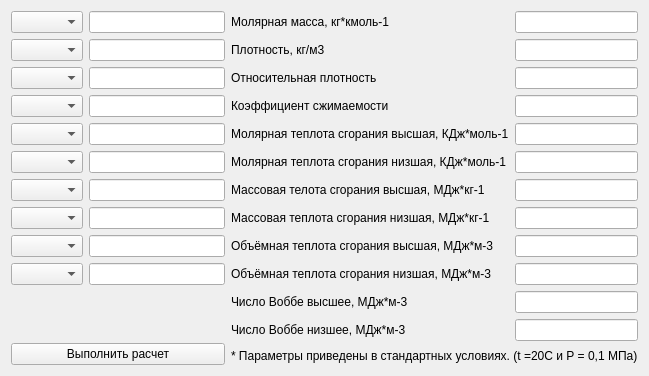
<?xml version="1.0" encoding="UTF-8"?>
<ui version="4.0">
 <class>M_W::Main_window</class>
 <widget class="QWidget" name="M_W::Main_window">
  <property name="geometry">
   <rect>
    <x>0</x>
    <y>0</y>
    <width>649</width>
    <height>376</height>
   </rect>
  </property>
  <property name="mouseTracking">
   <bool>false</bool>
  </property>
  <property name="tabletTracking">
   <bool>false</bool>
  </property>
  <property name="windowTitle">
   <string>Расчет свойств газа</string>
  </property>
  <property name="autoFillBackground">
   <bool>false</bool>
  </property>
  <layout class="QVBoxLayout" name="verticalLayout_3">
   <item>
    <layout class="QHBoxLayout" name="horizontalLayout">
     <item>
      <layout class="QVBoxLayout" name="verticalLayout">
       <item>
        <layout class="QFormLayout" name="companent_list">
         <item row="0" column="0">
          <widget class="QComboBox" name="item_cbox_1"/>
         </item>
         <item row="0" column="1">
          <widget class="QLineEdit" name="item_mol_frac_1"/>
         </item>
         <item row="1" column="0">
          <widget class="QComboBox" name="item_cbox_2"/>
         </item>
         <item row="1" column="1">
          <widget class="QLineEdit" name="item_mol_frac_2"/>
         </item>
         <item row="2" column="0">
          <widget class="QComboBox" name="item_cbox_3"/>
         </item>
         <item row="2" column="1">
          <widget class="QLineEdit" name="item_mol_frac_3"/>
         </item>
         <item row="3" column="0">
          <widget class="QComboBox" name="item_cbox_4"/>
         </item>
         <item row="3" column="1">
          <widget class="QLineEdit" name="item_mol_frac_4"/>
         </item>
         <item row="4" column="0">
          <widget class="QComboBox" name="item_cbox_5"/>
         </item>
         <item row="4" column="1">
          <widget class="QLineEdit" name="item_mol_frac_5"/>
         </item>
         <item row="5" column="0">
          <widget class="QComboBox" name="item_cbox_6"/>
         </item>
         <item row="5" column="1">
          <widget class="QLineEdit" name="item_mol_frac_6"/>
         </item>
         <item row="6" column="0">
          <widget class="QComboBox" name="item_cbox_7"/>
         </item>
         <item row="6" column="1">
          <widget class="QLineEdit" name="item_mol_frac_7"/>
         </item>
         <item row="7" column="0">
          <widget class="QComboBox" name="item_cbox_8"/>
         </item>
         <item row="7" column="1">
          <widget class="QLineEdit" name="item_mol_frac_8"/>
         </item>
         <item row="8" column="0">
          <widget class="QComboBox" name="item_cbox_9"/>
         </item>
         <item row="8" column="1">
          <widget class="QLineEdit" name="item_mol_frac_9"/>
         </item>
         <item row="9" column="0">
          <widget class="QComboBox" name="item_cbox_10"/>
         </item>
         <item row="9" column="1">
          <widget class="QLineEdit" name="item_mol_frac_10"/>
         </item>
        </layout>
       </item>
       <item>
        <spacer name="verticalSpacer">
         <property name="orientation">
          <enum>Qt::Vertical</enum>
         </property>
         <property name="sizeHint" stdset="0">
          <size>
           <width>20</width>
           <height>30</height>
          </size>
         </property>
        </spacer>
       </item>
       <item>
        <widget class="QPushButton" name="calc_button">
         <property name="text">
          <string>Выполнить расчет</string>
         </property>
        </widget>
       </item>
      </layout>
     </item>
     <item>
      <layout class="QVBoxLayout" name="verticalLayout_2">
       <item>
        <layout class="QFormLayout" name="formLayout">
         <item row="0" column="1">
          <widget class="QLineEdit" name="molar_mass"/>
         </item>
         <item row="1" column="0">
          <widget class="QLabel" name="label_3">
           <property name="text">
            <string>Плотность, кг/м3</string>
           </property>
          </widget>
         </item>
         <item row="1" column="1">
          <widget class="QLineEdit" name="flow_density_20"/>
         </item>
         <item row="2" column="0">
          <widget class="QLabel" name="label_4">
           <property name="text">
            <string>Относительная плотность</string>
           </property>
          </widget>
         </item>
         <item row="2" column="1">
          <widget class="QLineEdit" name="flow_del_air_20"/>
         </item>
         <item row="3" column="0">
          <widget class="QLabel" name="label_2">
           <property name="text">
            <string>Коэффициент сжимаемости</string>
           </property>
          </widget>
         </item>
         <item row="3" column="1">
          <widget class="QLineEdit" name="flow_z_factor"/>
         </item>
         <item row="4" column="0">
          <widget class="QLabel" name="label_5">
           <property name="text">
            <string>Молярная теплота сгорания высшая, КДж*моль-1</string>
           </property>
          </widget>
         </item>
         <item row="4" column="1">
          <widget class="QLineEdit" name="molar_heat_burning_20_higher"/>
         </item>
         <item row="5" column="0">
          <widget class="QLabel" name="label_6">
           <property name="text">
            <string>Молярная теплота сгорания низшая, КДж*моль-1</string>
           </property>
          </widget>
         </item>
         <item row="5" column="1">
          <widget class="QLineEdit" name="molar_heat_burning_20_lower"/>
         </item>
         <item row="6" column="0">
          <widget class="QLabel" name="label_7">
           <property name="text">
            <string>Массовая телота сгорания высшая, МДж*кг-1</string>
           </property>
          </widget>
         </item>
         <item row="6" column="1">
          <widget class="QLineEdit" name="mass_heat_burning_20_higher"/>
         </item>
         <item row="7" column="0">
          <widget class="QLabel" name="label_8">
           <property name="text">
            <string>Массовая теплота сгорания низшая, МДж*кг-1</string>
           </property>
          </widget>
         </item>
         <item row="7" column="1">
          <widget class="QLineEdit" name="mass_heat_burning_20_lower"/>
         </item>
         <item row="8" column="0">
          <widget class="QLabel" name="label_9">
           <property name="text">
            <string>Объёмная теплота сгорания высшая, МДж*м-3</string>
           </property>
          </widget>
         </item>
         <item row="8" column="1">
          <widget class="QLineEdit" name="volume_heat_burning_20_higher"/>
         </item>
         <item row="9" column="0">
          <widget class="QLabel" name="label_10">
           <property name="text">
            <string>Объёмная теплота сгорания низшая, МДж*м-3</string>
           </property>
          </widget>
         </item>
         <item row="9" column="1">
          <widget class="QLineEdit" name="volume_heat_burning_20_lower"/>
         </item>
         <item row="10" column="0">
          <widget class="QLabel" name="label_11">
           <property name="text">
            <string>Число Воббе высшее, МДж*м-3</string>
           </property>
          </widget>
         </item>
         <item row="10" column="1">
          <widget class="QLineEdit" name="wobbe_number_higher"/>
         </item>
         <item row="11" column="0">
          <widget class="QLabel" name="label_12">
           <property name="text">
            <string>Число Воббе низшее, МДж*м-3</string>
           </property>
          </widget>
         </item>
         <item row="11" column="1">
          <widget class="QLineEdit" name="wobbe_number_lower"/>
         </item>
         <item row="0" column="0">
          <widget class="QLabel" name="label">
           <property name="text">
            <string>Молярная масса, кг*кмоль-1</string>
           </property>
          </widget>
         </item>
        </layout>
       </item>
       <item>
        <widget class="QLabel" name="label_13">
         <property name="text">
          <string>* Параметры приведены в стандартных условиях. (t =20С и Р = 0,1 МПа)</string>
         </property>
        </widget>
       </item>
      </layout>
     </item>
    </layout>
   </item>
  </layout>
 </widget>
 <resources/>
 <connections/>
</ui>
